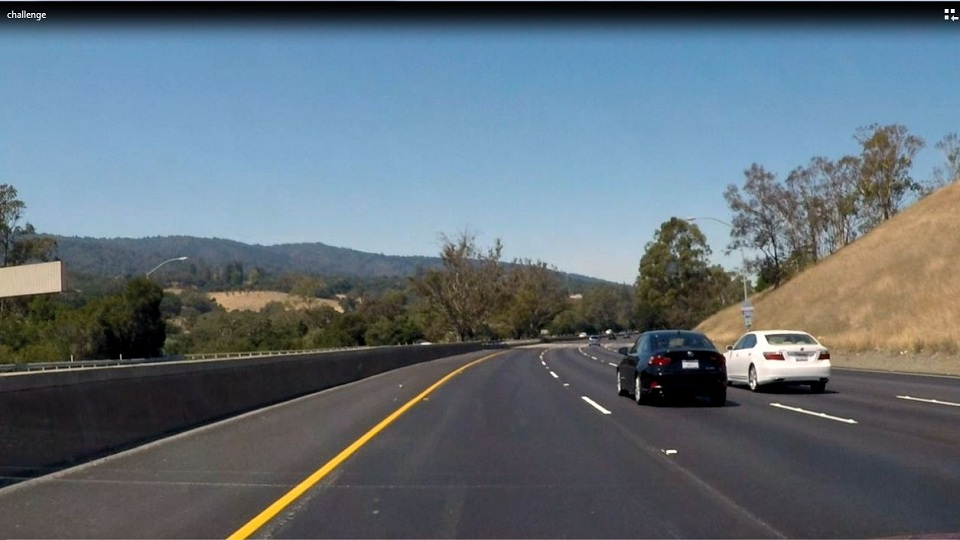
#> input picture src/test_images/challenge1.JPG, 960 x 540 px, found by its file name
$ jupyter execute LaneFindingAlgorithm2.ipynb   (shell and % lines are left out)
#> lines starting #> are read from the running program, lines starting #| are printed output that depends on the picture; after the words box and inside, x2 and y2 are one past the last pixel; in counts of white or black regions, pixels touching at a corner belong together
#> in readImageFromFile, img is the input picture: shape (540, 960, 3); mean B, G, R 118.9, 109.8, 96.9
#| (540, 960, 3)
## Advanced lane finding Approach 2

[cell 1]
# import libraries
import cv2
import numpy as np
import matplotlib.pyplot as plt
import matplotlib.image as mpimg
import os

[cell 2]
a = np.array([1])
a.astype

[cell 3]
def convertBGRImageToGrayScale(img_bgr):
    """ convert a bgr-colored image to grayscale """
    return cv2.cvtColor(img_bgr, cv2.COLOR_BGR2GRAY)
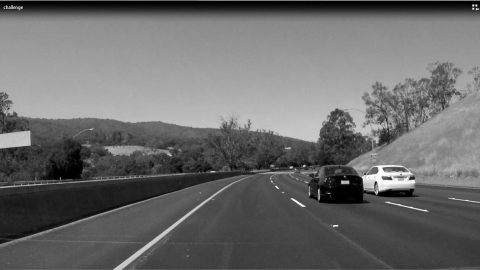
#> returned value: shape (540, 960) (shown at 1/2 size); min 0, max 255, mean 107

def convertToImageFormat(nd_array):
    """ converts the array to image format which is Unsigned Integer 8."""
    return np.copy(nd_array).astype(np.uint8)

def convertBGRImageToRGB(img_bgr):
    """ converts a bgr image to rgb image """
    new_rgb_image = np.zeros_like(img_bgr).astype(np.uint8)
    b,g,r = (0,1,2)
    new_rgb_image[:,:,0] = img_bgr[:,:,r]
    new_rgb_image[:,:,1] = img_bgr[:,:,g]
    new_rgb_image[:,:,2] = img_bgr[:,:,b]
    return new_rgb_image

def readImageFromFile(filename, base_dir = ''):
    """ read image from file """
    filepath = os.path.join(base_dir,filename)
    try:
        img = cv2.imread(filepath)
#         img = mpimg.imread(filepath)
    except FileNotFoundError:
        print("File (%s) not Found on system"%filename)
    except Exception:
        print("Could not Read file (%)"%filename)
    return img

def smoothenWithGaussian(img_grayscale, kernel_size):
    """ returns an image that is the result of applying a gaussian
        smoothening filter """
    return cv2.GaussianBlur(img_grayscale, (kernel_size,kernel_size),
                            0)

def detectEdges(img_grayscale,low_threshold,high_threshold):
    """ returns a binary image where pixels that lie on an edge have a value of
        255, else, 0. """
#> called with low_threshold = 30, high_threshold = 100
    edges = cv2.Canny(img_grayscale,low_threshold,high_threshold)
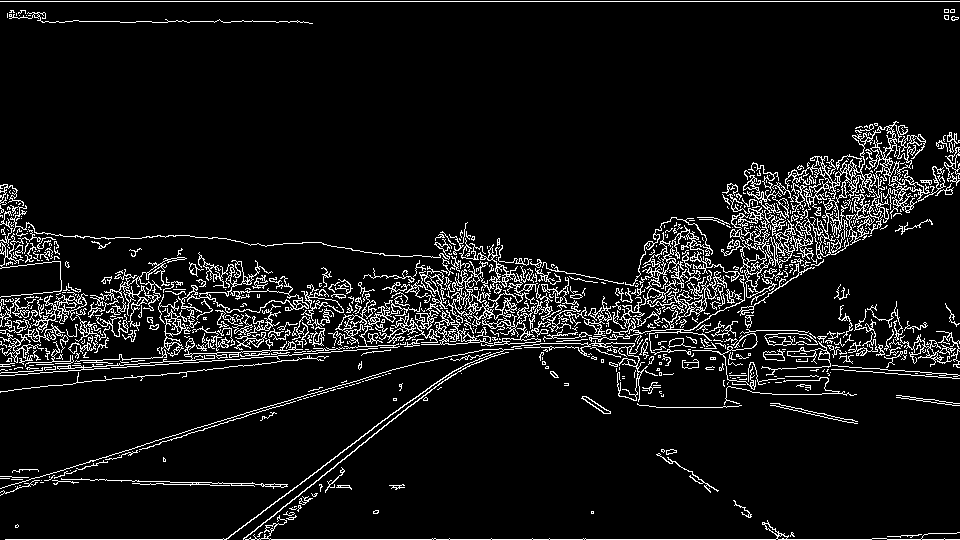
#> edges: shape (540, 960); 7.7% white in thin lines or dots
    # The output of Canny is not in image format. convert to image format
    edges = convertToImageFormat(edges)
    return edges

def convertBGRImageToHSV(img_color_bgr):
    return cv2.cvtColor(img_color_bgr,cv2.COLOR_BGR2HSV)
#> returned value: shape (540, 960, 3); mean H, S, V 86.5, 72.3, 127.2

def colorThreshWithHSVThreshold(img_bgr_color,hsv_low_threshold,hsv_high_threshold):
    """ returns a binary image that results from applying color thresholding where
        regions that are in the range are given a value of 255, and 0 otherwist"""
    img_hsv_color = convertBGRImageToHSV(img_bgr_color)
    return cv2.inRange(img_hsv_color,hsv_low_threshold,hsv_high_threshold)
#> returned value: shape (540, 960); 10.8% white; 434 white regions (338 under 20 px), largest, box (x1, y1, x2, y2) and area: (0, 199, 820, 380) 41491, (225, 410, 400, 540) 2616, (824, 155, 899, 245) 1742

def colorThreshWithBGRThreshold(img_color,bgr_low_threshold,bgr_high_threshold):
    """
    returns a binary image that results from applying color thresholding where
    regions that are in the range are given a value of 255, and 0 otherwise
    """
    binary_img = np.zeros_like((img_color.shape[0],img_color.shape[1]),dtype=img_color.dtype)
    ind1 = np.bitwise_and((img_color[:,:,0] >= bgr_low_threshold[0]),
                (img_color[:,:,0] <= bgr_high_threshold[0]))
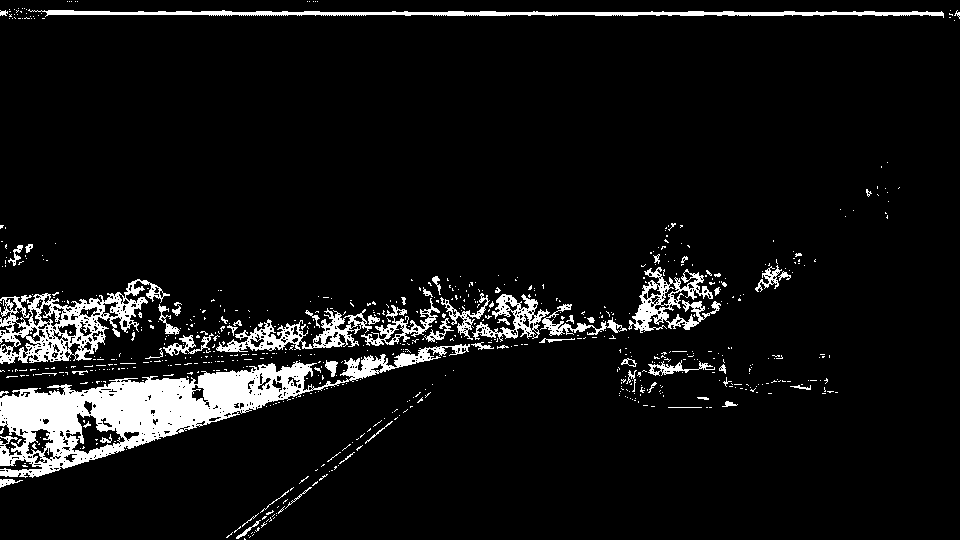
#> ind1: shape (540, 960) bool; 7.4% white; 715 white regions (651 under 20 px), largest, box (x1, y1, x2, y2) and area: (0, 344, 470, 478) 16683, (0, 279, 170, 364) 4919, (28, 9, 944, 18) 3355
    ind2 = np.bitwise_and((img_color[:,:,1] >= bgr_low_threshold[1]),
                (img_color[:,:,1] <= bgr_high_threshold[1]))
#> ind2: shape (540, 960) bool; every value is 1
    ind3 = np.bitwise_and((img_color[:,:,2] >= bgr_low_threshold[2]),
                (img_color[:,:,2] <= bgr_high_threshold[2]))
    ind_final = np.bitwise_and(ind1,ind2)
    ind_final = np.bitwise_and(ind_final,ind3)

    binary_img = ind_final * 255
    binary_img = binary_img.astype(np.uint8)

    return binary_img


# [7 lines left out: function applyMask, not called in this run]

def computePerspectiveTransformMatrix(img,src_polygon_xy,dest_polygon_xy):
    """ returns the perspective transform matrix.
        Note:
            src_polygon : a 2D array of  (pixel_row,pixel_column)
            dest_polygon : a 2D array of pixel_row,pixel_column
        The correct ordering is done in the method.
    """
    return cv2.getPerspectiveTransform(src_polygon_xy,dest_polygon_xy)

def perspectiveTransformation(img,mapping,warped_img_shape_as_xy):
    """
    returns an image that is the perspective transfomation of the img.
    Args:
        mapping : a list of two 2D numpy arrays that represent the mapping
                    in (pixely, pixelx).
    """
#> called with warped_img_shape_as_xy = (1100, 680)
    # first, use the mapping to compute transformation matrix
    transform_matrix= computePerspectiveTransformMatrix(img,mapping[0],mapping[1])
#> transform_matrix = [[-0.81, -1.74, 981.2], [-8.38e-16, -2.55, 950], [-2.14e-18, -0.00301, 1]]
    #img_shape_as_xy = # (img.shape[1],img.shape[0])
    return cv2.warpPerspective(img,transform_matrix,warped_img_shape_as_xy,
                                      flags = cv2.INTER_NEAREST)
#> returned value: shape (680, 1100, 3)


def clickCallback(event,x,y,flags=None,param=None):
    if event == cv2.EVENT_LBUTTONDOWN:
        print("[x = %d, y = %d]"%(x,y))

def showImageWithInteraction(img,name,call_back):
    cv2.namedWindow(name)
    cv2.setMouseCallback(name,call_back)
    cv2.imshow(name,img)
    cv2.waitKey(0)


# [4 lines left out: function showImageOutside, not called in this run]

def showImageInline(img,is_bgr = True,**kwargs):
    # shows the image in the notebook. Note img must be in BGR format
    img_show = img
    if (is_bgr) and (len(img.shape) > 2):
        img_show = convertBGRImageToRGB(img)
    plt.figure()
    plt.imshow(img_show,**kwargs)

[cell 4]
# Test run.
img_file = "challenge1.jpg"
base_directory = "test_images"
#:: read in the image
img1 = readImageFromFile(img_file,base_directory)
print(img1.shape)
showImageInline(img1)
# test color thresholding
showImageWithInteraction(img1,'calibration',clickCallback)

[cell 5]
img_file = "challenge1.jpg"
base_directory = "test_images"
#:: read in the image
img1 = readImageFromFile(img_file,base_directory)
showImageInline(img1)

img2 = convertBGRImageToGrayScale(img1)
showImageInline(img2)

[cell 6]
# Compare Edge detection with and without Smoothening
img_file = "challenge1.jpg"
base_directory = "test_images"
#:: read in the image
img1 = readImageFromFile(img_file,base_directory)
showImageInline(img1)

img2 = convertBGRImageToGrayScale(img1)
showImageInline(img2)
#:: without smoothening
img3 = detectEdges(img2,30,100)
showImageInline(img3)
#:: with smoothening
img4 = smoothenWithGaussian(img2,5)
showImageInline(img4)
img5_edges = detectEdges(img4,30,100)
showImageInline(img5_edges)

[cell 7]
img_file = "challenge1.jpg"
base_directory = "test_images"
#:: read in the image
img1 = readImageFromFile(img_file,base_directory)
showImageInline(img1)

yellow_low_threshold  = np.array([20,0,0])
yellow_high_threshold = np.array([36,255,255])
# new_img = colorThreshWithHSVThreshold(img1,low_threshold,high_threshold)
new_img = colorThreshWithHSVThreshold(img1,yellow_low_threshold,yellow_high_threshold)
showImageInline(new_img)

[cell 8]
img_file = "challenge1.jpg"
base_directory = "test_images"
#:: read in the image
img1 = readImageFromFile(img_file,base_directory)
showImageInline(img1)

yellow_bgr_low_threshold  = np.array([250,215,60])
yellow_bgr_high_threshold = np.array([255,250,210])
# new_img = colorThreshWithHSVThreshold(img1,low_threshold,high_threshold)
new_img = colorThreshWithBGRThreshold(img1,yellow_low_threshold,yellow_high_threshold)
showImageInline(new_img)
print()

## Warp The Image

[cell 9]
img_file = "challenge1.jpg"
base_directory = "test_images"
#:: read in the image
img1 = readImageFromFile(img_file,base_directory)
showImageInline(img1)

yellow_low_threshold  = np.array([30,0,0])
yellow_high_threshold = np.array([36,255,255])
# new_img = colorThreshWithHSVThreshold(img1,low_threshold,high_threshold)


# source_polygon = np.array(
# [[375, 415],
#  [217, 530],
#  [802, 520],
#  [607, 415]],dtype = np.float32)

source_polygon = np.array(
[[441, 372],
[213, 534],
[814, 534],
[560, 372]],dtype = np.float32)

destination_polygon = np.array(
[[200, 0],
 [200, 680],
 [1000,680],
[1000,0]],dtype = np.float32)


warped_img = perspectiveTransformation(img1,[source_polygon,destination_polygon],(1100,680))
# showImageInline(warped_img)

warped_img = smoothenWithGaussian(warped_img,5)
# showImageInline(warped_img)

img5_edges = detectEdges(warped_img,20,100)
# showImageInline(img5_edges)

img5_color_thresh = colorThreshWithHSVThreshold(img1,yellow_low_threshold,yellow_high_threshold)
showImageInline(img5_color_thresh)

# img_fused = cv2.bitwise_(img5_color_thresh,img5_edges)
# showImageInline(img_fused)

[cell 10]
img_file = "challenge1.jpg"
base_directory = "test_images"
#:: read in the image
img1 = readImageFromFile(img_file,base_directory)
showImageInline(img1)

yellow_low_threshold  = np.array([30,0,0])
yellow_high_threshold = np.array([36,255,255])
# new_img = colorThreshWithHSVThreshold(img1,low_threshold,high_threshold)


# source_polygon = np.array(
# [[375, 415],
#  [217, 530],
#  [802, 520],
#  [607, 415]],dtype = np.float32)

source_polygon = np.array(
[[441, 372],
[213, 534],
[814, 534],
[560, 372]],dtype = np.float32)

destination_polygon = np.array(
[[200, 0],
 [200, 680],
 [1000,680],
[1000,0]],dtype = np.float32)


warped_img = perspectiveTransformation(img1,[source_polygon,destination_polygon],(1100,680))
showImageInline(warped_img)
#> in convertBGRImageToRGB (call 8), `new_rgb_image[:,:,1] = img_bgr[:,:,g]`:
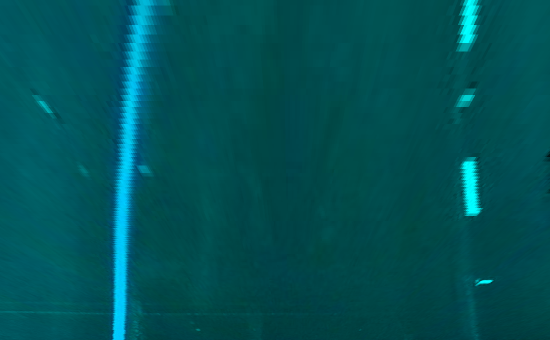
#> new_rgb_image: shape (680, 1100, 3) (shown at 1/2 size); mean B, G, R 86.6, 81.8, 0
#> in convertBGRImageToRGB (call 8), `new_rgb_image[:,:,2] = img_bgr[:,:,b]`:
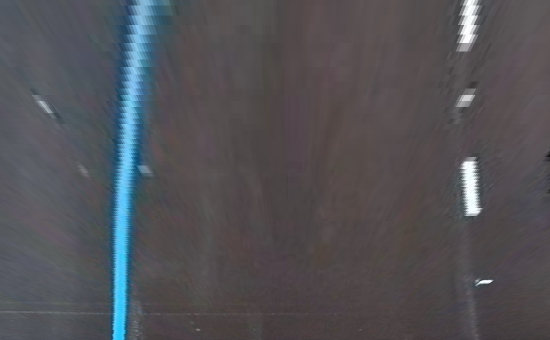
#> new_rgb_image: shape (680, 1100, 3) (shown at 1/2 size); mean B, G, R 86.6, 81.8, 82.3

warped_img = smoothenWithGaussian(warped_img,5)
showImageInline(warped_img)

img5_edges = detectEdges(warped_img,15,100)
showImageInline(img5_edges)

img5_color_thresh = colorThreshWithHSVThreshold(warped_img,yellow_low_threshold,yellow_high_threshold)
showImageInline(img5_color_thresh)

img_fused = cv2.bitwise_or(img5_color_thresh,img5_edges)
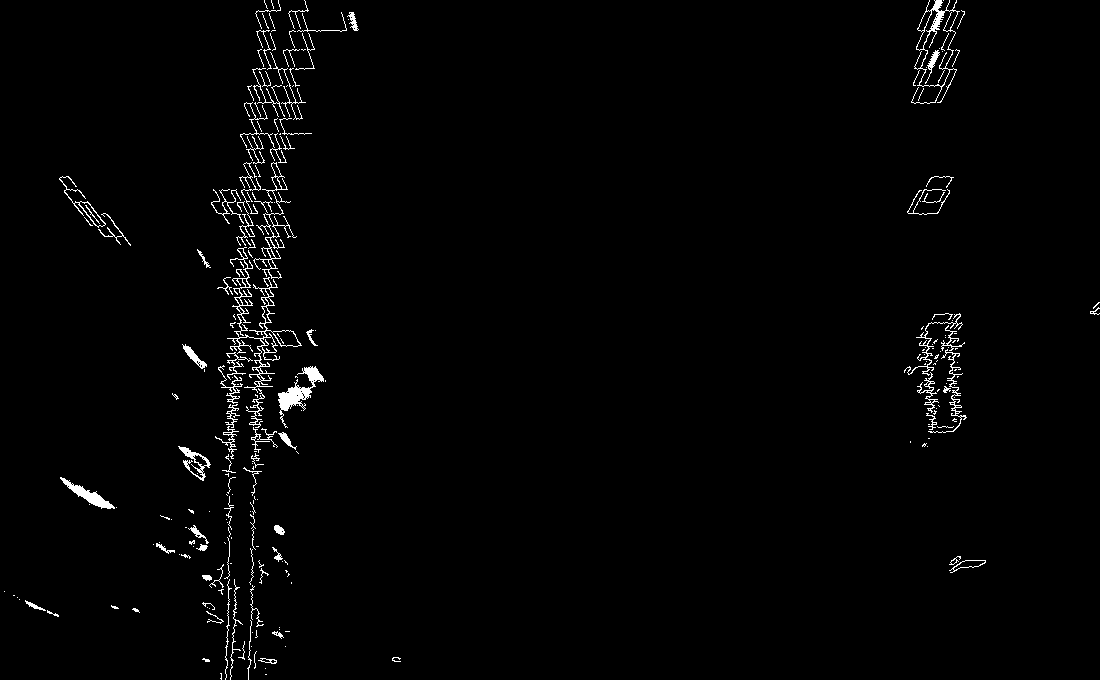
#> img_fused: shape (680, 1100); 1.6% white in thin lines or dots
showImageInline(img_fused)

$ run again, with src/test_images/hard_challenge2.JPG copied over src/test_images/challenge1.JPG
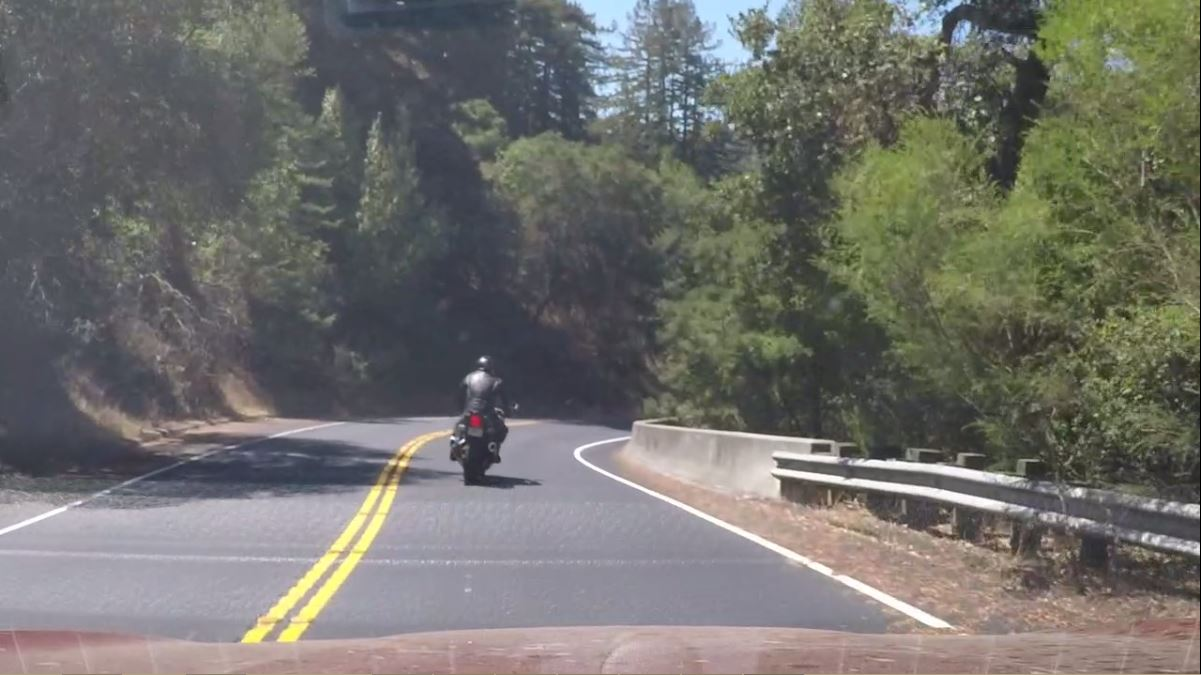
#> input picture src/test_images/hard_challenge2.JPG, 1201 x 675 px, found by its file name
#> in readImageFromFile, img is the input picture: shape (675, 1201, 3); mean B, G, R 107.6, 112.3, 113
#| (675, 1201, 3)
#> in detectEdges, `edges = cv2.Canny(img_grayscale,low_threshold,high_threshold)`:
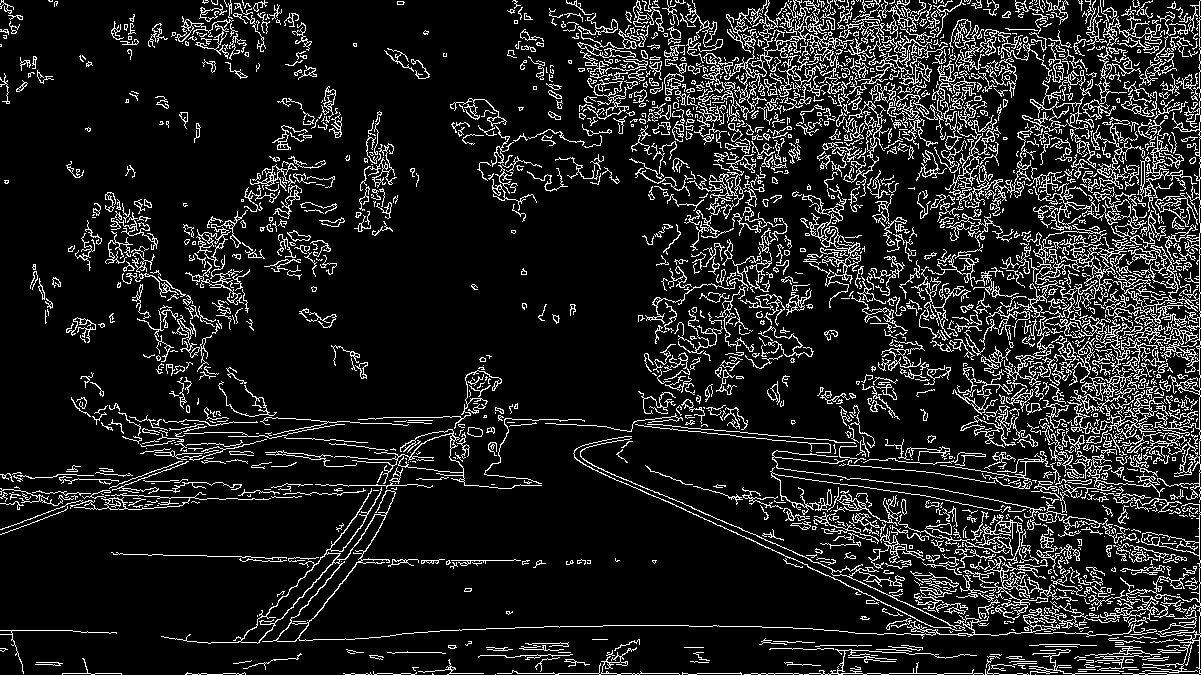
#> edges: shape (675, 1201); 12.5% white in thin lines or dots
#> edges: shape (675, 1201); 7.4% white in thin lines or dots
#> ind1: shape (675, 1201) bool; 0.2% white in thin lines or dots, all inside (x1, y1, x2, y2) = (820, 15, 1200, 597)
#> ind2: shape (675, 1201) bool; every value is 1
#> transform_matrix = [[-0.81, -1.74, 981.2], [-8.38e-16, -2.55, 950], [-2.14e-18, -0.00301, 1]]
#> edges: shape (680, 1100); 1.5% white in thin lines or dots
#> edges: shape (680, 1100); 1.6% white in thin lines or dots
#> `img_fused = cv2.bitwise_or(img5_color_thresh,img5_edges)`:
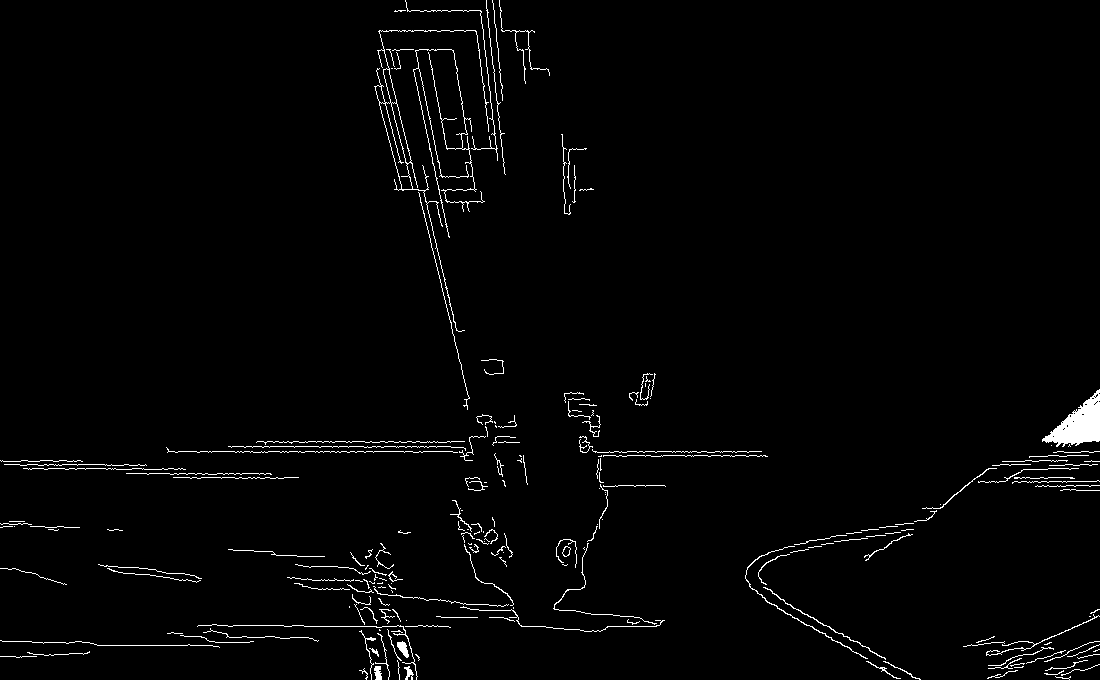
#> img_fused: shape (680, 1100); 1.9% white in thin lines or dots
